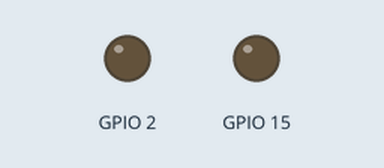
Simulated run of this sketch. Board: ESP32. Parts: output pins drawn as LEDs (lit = HIGH). WiFi joins after 1.5 s; servers stay silent unless stated; what the sketch prints to the serial monitor is not drawn.

Above: at 2.35 s.
At 39.52 s:
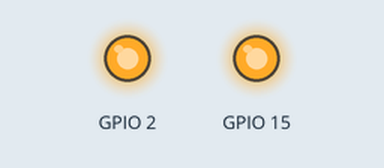
Timing chart, 0 to 40.0 s (numbered marks = the images above):
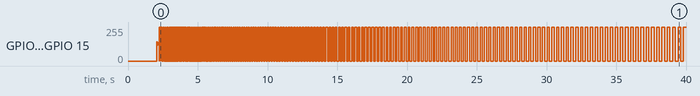

The sketch:

defaultOTA.ino
```cpp
#include <WiFi.h>
#include <ArduinoOTA.h>

const char* ssid = "FranzWifi";          // Inserisci il nome della tua rete WiFi
const char* password = "Velletri82.";  // Inserisci la password della tua rete WiFi

void setup() {
  Serial.begin(115200);

  // Connessione WiFi
  WiFi.begin(ssid, password);
  while (WiFi.status() != WL_CONNECTED) {
    delay(1000);
    Serial.println("Connecting to WiFi...");
  }
  Serial.println("Connected to WiFi");

  // Configura OTA
  ArduinoOTA.begin();

  ArduinoOTA.onStart([]() {
    String type;
    if (ArduinoOTA.getCommand() == U_FLASH) {
      type = "sketch";
    } else {  // U_SPIFFS
      type = "filesystem";
    }
    // Aggiorna: cancella dati vecchi
    Serial.println("Start updating " + type);
  });

  ArduinoOTA.onEnd([]() {
    Serial.println("\nEnd");
  });

  ArduinoOTA.onProgress([](unsigned int progress, unsigned int total) {
    Serial.printf("Progress: %u%%\r", (progress / (total / 100)));
  });

  ArduinoOTA.onError([](ota_error_t error) {
    Serial.printf("Error[%u]: ", error);
    if (error == OTA_AUTH_ERROR) {
      Serial.println("Auth Failed");
    } else if (error == OTA_BEGIN_ERROR) {
      Serial.println("Begin Failed");
    } else if (error == OTA_CONNECT_ERROR) {
      Serial.println("Connect Failed");
    } else if (error == OTA_RECEIVE_ERROR) {
      Serial.println("Receive Failed");
    } else if (error == OTA_END_ERROR) {
      Serial.println("End Failed");
    }
  });
  pinMode(15, OUTPUT);
  pinMode(T2, OUTPUT);
}
unsigned int timed = 5;
void loop() {
  timed++;
  ArduinoOTA.handle();
  digitalWrite(T2, HIGH);
  digitalWrite(15, HIGH);
  delay(timed);
  digitalWrite(T2, LOW);
  digitalWrite(15, LOW);
  delay(timed);
    // Controlla costantemente se c'è un nuovo aggiornamento
  if (timed > 1000)
      timed= 5;
}
```
